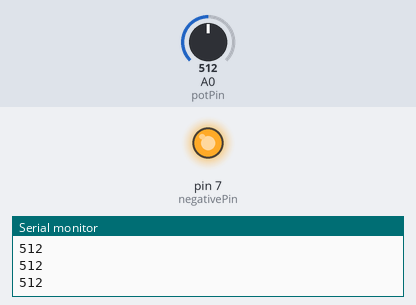
The sketch below on a simulated Arduino Uno, built with avr-gcc and run on an emulated ATmega328P. Parts: output pins drawn as LEDs (lit = HIGH), the last lines printed to the serial monitor. Inputs (shaded band) come from the test bench; at power-on: A0 (potPin) = 512.

Above: at 1.2 s.
1.3 s: A0 (potPin) set to 310
3.0 s: A0 (potPin) set to 283
At 4.5 s:
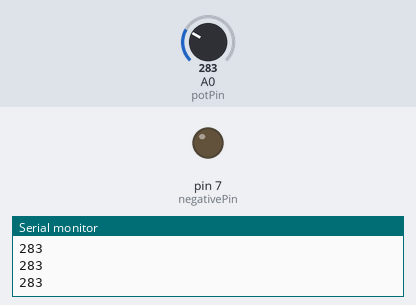
4.8 s: A0 (potPin) set to 306
At 6.0 s:
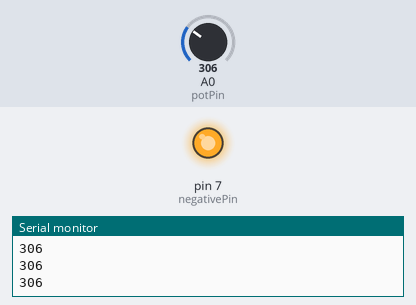
6.3 s: A0 (potPin) set to 290
At 7.5 s:
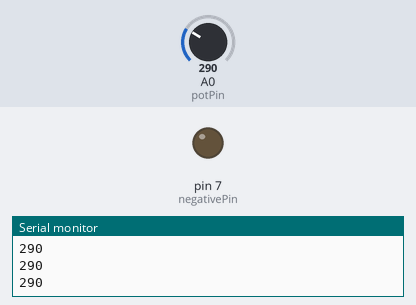
Timing chart, 0 to 9.1 s (numbered marks = the images above; inputs shaded):
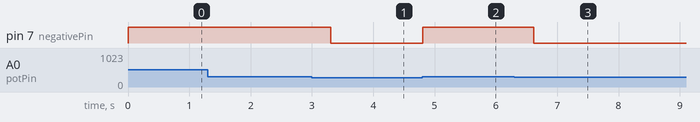

The sketch:

potentiometer_reading_while_loop.ino
```cpp
int potValue;
int delayTime = 300;
int potPin = A0;
int negativePin = 7;

void setup() {
  Serial.begin(9600);
  pinMode(potPin, INPUT);
  pinMode(negativePin, OUTPUT);
}

void loop() {
  potValue = analogRead(potPin);
  Serial.println(potValue);

  while (potValue >= 300) {
    digitalWrite(negativePin, HIGH);
    potValue = analogRead(potPin);
    Serial.println(potValue);
    delay(delayTime);
  }
  digitalWrite(negativePin, LOW);
}
```

Measured:
- the behaviour switches between 300 and 299 on A0 (potPin) (found by bisection; images 0 and 1)
- after the input at 3.0 s, pin 7 (negativePin): HIGH → LOW after 0.30 s
- after the input at 4.8 s, pin 7 (negativePin): LOW → HIGH at once
- after the input at 6.3 s, pin 7 (negativePin): HIGH → LOW after 0.31 s
